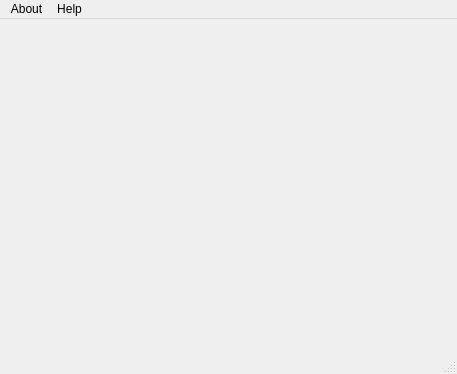
<?xml version="1.0" encoding="UTF-8"?>
<ui version="4.0">
 <class>MainWindow</class>
 <widget class="QMainWindow" name="MainWindow">
  <property name="geometry">
   <rect>
    <x>0</x>
    <y>0</y>
    <width>457</width>
    <height>374</height>
   </rect>
  </property>
  <property name="windowTitle">
   <string>MainWindow</string>
  </property>
  <widget class="QWidget" name="centralwidget"/>
  <widget class="QMenuBar" name="menubar">
   <property name="geometry">
    <rect>
     <x>0</x>
     <y>0</y>
     <width>457</width>
     <height>18</height>
    </rect>
   </property>
   <widget class="QMenu" name="menuAbout">
    <property name="title">
     <string>About</string>
    </property>
   </widget>
   <widget class="QMenu" name="menuHelp">
    <property name="title">
     <string>Help</string>
    </property>
   </widget>
   <addaction name="menuAbout"/>
   <addaction name="menuHelp"/>
  </widget>
  <widget class="QStatusBar" name="statusbar"/>
 </widget>
 <resources/>
 <connections/>
</ui>
